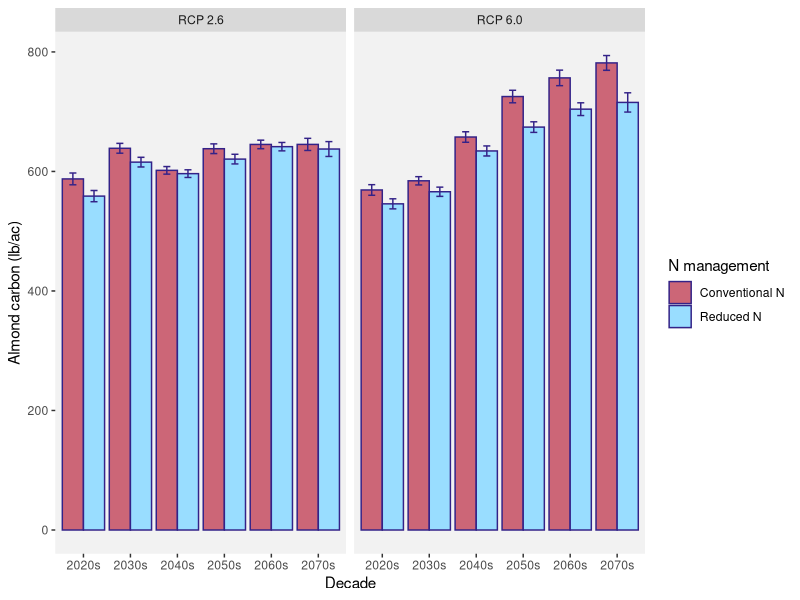
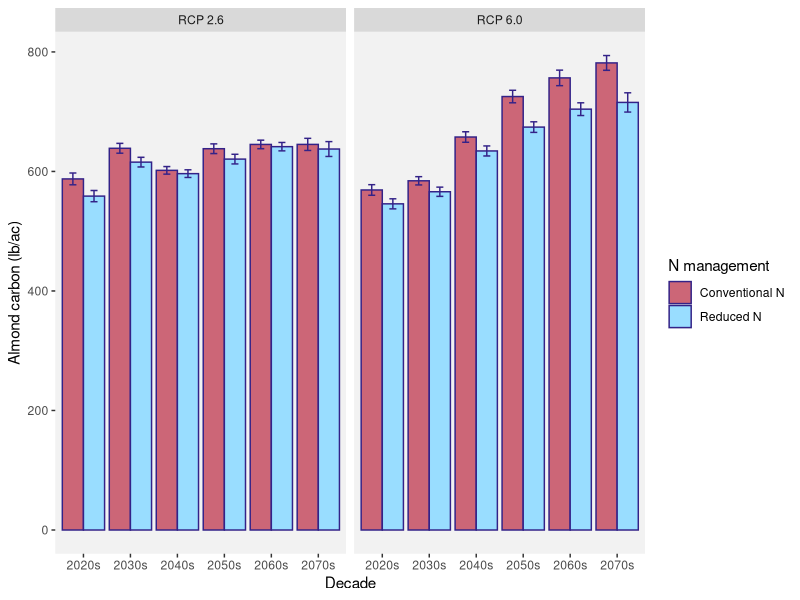
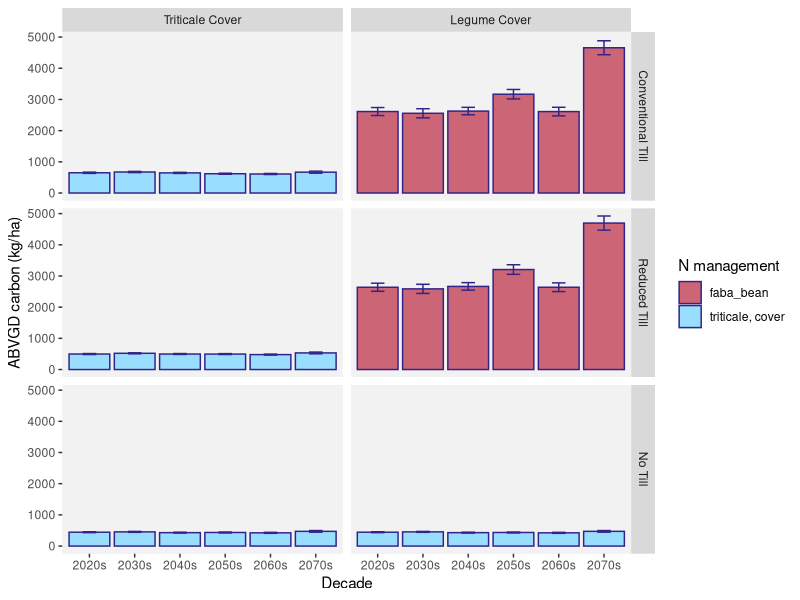
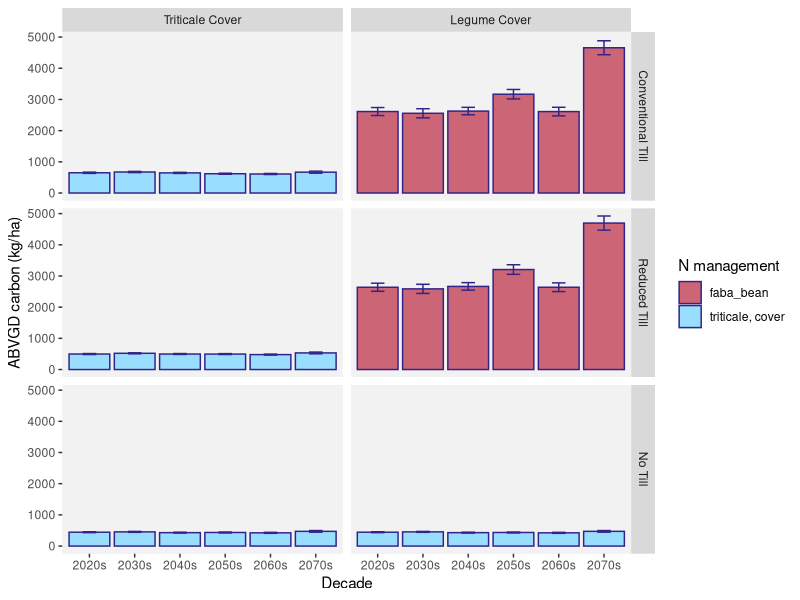

Here is the R script that generated these plots, in order:
# Biomass data from Regrow DNDC simulations
# this script adds some dummy variables to the data
# summarizes corn grain biomass C data by mean, se, cv
# makes bar charts by decade and summarizing across all years
# runs ANOVA to look for significant differences in mean and cv between till*cc*N management across all years

library(tidyverse) # has ggplot, dplyr, etc.
library(broom) # for glance()
# install.packages("car")
library(car) # for qqp
# install.packages("multcompView") 
library(multcompView) # for tukey HSD letters

################### EXTRACT DATA BY SITE (CAN SKIP UNLESS NEED TO UPDATE DATA FROM GOOGLE DRIVE)

# bm <- read.csv("data/biomass/biomass.csv")
# From Regrow's doc "AFT Final Delivery Modeling Notes"
# This file includes maximum aboveground biomass of each crop grown in each management system. 
# Management_name maps directly to the file yearly_outputs_post-weighting.csv as described in 3.2.

# Column Name       Unit          Description
# site_name         NA            String combination of one of the locations we simulated on. In the format of {x}_{y} where x refers to the region and y refers to the numeric id of that site. These will be of the format of h_{}, v_{}, a_{}, f_{}, IL-n_{}, IL-s_{} which represents the points for hops, vineyards, almonds, and forage, Illinois North, Illinois South respectively
# management_name   NA            Management code as associated with the simulations described in section 2.{x}.1
# climate_scenario  NA            Either ‘rcp26’ or ‘rcp60’ that were defined in section 1.2
# crop_system_name  NA            Name of the entire system results are for. Will be one of the following:  alfalfa, almond-a, almond-c, corn, corn-grain, corn-silage, grape-a, grape-c, hops-a, hops-c, soybean. Note that for the vine and tree crops the -c refers to the crop row, while the -a refers to the alley row.
# crop_name         NA            Name of crop within the rotation of crop system name. 
# Year              integer       Calendar year in which results are for.
# Grain.C.kgC.ha    kg C /ha      Kilograms of Carbon per hectare of grain as part of the crop.
# Leaf.C.kgC.ha     kg C /ha      Kilograms of Carbon per hectare of leaf as part of the crop
# Stem.C.kgC.ha     kg C /ha      Kilograms of Carbon per hectare of stem as part of the crop.

# interesting, so we need to convert kg C to kg dry biomass
# can probably find common %C of dry grain biomass


###############
###############
###############
############### START HERE

#######################   
#######################   (1) set up the data
#######################   

bmalm <- read.csv("data/biomass/biomass_almond.csv")

# DO NOT need to find literature values to convert kg C grain to kg grain.
# since we'll only be looking at them RELATIVE TO EACH OTHER, not absolute amounts...
# let's look at the C results for now
# 
# min(bmalm$Year) # 2013 --2013-2021 start up years, start at 2022
# max(bmalm$Year) # 2073

bmalm <- bmalm[bmalm$Year>2020,]

unique(bmalm$site_name) # 16 sites
unique(bmalm$region_name) # CA only
unique(bmalm$management_name) # "ct-nc" "nt-nc" "rt-nc" "cn"    "rn"    "ct-lc" "rt-lc" "ct-bc" "nt-bc" "nt-lc" "rt-bc"
# ct = conventional till  ---applies to alley
# nt = no till         ---applies to alley
# rt = reduced till    ---applies to alley
# -nc = no cover       ---applies to alley
# cn = conventional N  ---applies to crop row -- crop rows and alleys wer modeled separately
# so we will not be able to see the effect of cover crops and no till on almond biomass
# rn = reduced N       ---applies to crop row
# -lc = legume cover crop (Faba bean)       ---applies to alley
# -bc = basic (Triticale) cover crop        ---applies to alley
unique(bmalm$crop_system_name) # "almond-a" "almond-c"
# -a is the alley and -c is the crop

unique(bmalm$crop_name) # "fallow"           "almond"           "faba_bean"        "triticale, cover"

# make dummy factor for CT, RT, NT
bmalm$till <- ifelse(grepl("ct-", bmalm$management_name), "CT", 
                    ifelse(grepl("rt-", bmalm$management_name), "RT", 
                           ifelse(grepl("nt-", bmalm$management_name), "NT", "NA")))
# # check
# unique(bmalm$till)

b <- bmalm[bmalm$management_name %in% c("ct-lc", "rt-lc", "nt-lc"),]

# # check
# unique(bmalm$till)

# dummy for CC or NC
bmalm$cc <- ifelse(grepl("-nc", bmalm$management_name), "NC", 
                   ifelse(grepl("-bc", bmalm$management_name), "TC", 
                          ifelse(grepl("-lc", bmalm$management_name), "LC", "NA")))  #triticale, legume


# # check
# unique(bmalm$cc)

# dummy for N treatment
bmalm$nfert <- ifelse(grepl("cn", bmalm$management_name), "Conventional N", 
                     ifelse(grepl("rn", bmalm$management_name), "Reduced N", "NA"))

bmalm$fieldpart <- ifelse(grepl("-a", bmalm$crop_system_name), "alley", "crop")
# # check
# unique(bmalm$nfert)

# dummy for decade
bmalm$decade <- ifelse(bmalm$Year <2021, "2010s",
                      ifelse(bmalm$Year>=2021 & bmalm$Year <2031, "2020s",
                        ifelse(bmalm$Year>=2031 & bmalm$Year <2041, "2030s",
                          ifelse(bmalm$Year>=2041 & bmalm$Year <2051, "2040s",
                            ifelse(bmalm$Year>=2051 & bmalm$Year <2061, "2050s",
                              ifelse(bmalm$Year>=2061 & bmalm$Year <2071, "2060s", "2070s"))))))
# unique(bmalm$decade)


# # add in summer precip data -- only needed if doing regression analysis, not pursued at this time
# precip <- read.csv("data/climate data not large/precipIL.csv")
# 
# precip.summer <- precip[precip$season == "Summer",]
# precip.summer <- precip.summer[,c(1:3, 5:7)]
# colnames(precip.summer)[1:2] <- c("site_name", "climate_scenario")
# 
# bmalm <- left_join(bmalm, precip.summer, 
#                    relationship = "many-to-one", 
#                    by = join_by(site_name, climate_scenario, Year==year))


# unique(bmalm$management_name)


se <- function(x) sd(x) / sqrt(length(x))
cv <- function(x) sd(x) / mean(x)

# is the grain C biomass significantly different with High N vs Recommended N?
# let's look at biomass by decade
biomass_summary <- bmalm %>%
  group_by(climate_scenario,crop_name, cc, till, nfert, decade) %>%
  summarize(biomass_mean = mean(Grain.C.kgC.ha.), 
            biomass_se = se(Grain.C.kgC.ha.))

windows(xpinch=200, ypinch=200, width=5, height=5)

# convert kg/ha to lb/ac
biomass_summary$biomass_mean.lbac <- biomass_summary$biomass_mean*2.47105/2.20462
biomass_summary$biomass_se.lbac <- biomass_summary$biomass_se*2.47105/2.20462


ggplot(data=biomass_summary[biomass_summary$crop_name == "almond",],
       aes(x=decade, y=biomass_mean.lbac, fill=nfert)) +
  geom_bar(stat="identity", position=position_dodge(), color="#332288") +
  geom_errorbar(width=0.3, aes(ymin=biomass_mean.lbac - biomass_se.lbac, ymax=biomass_mean.lbac + biomass_se.lbac),  
                               position=position_dodge(0.9),
                                color="#332288") +
  facet_grid(cols=vars(factor(climate_scenario, levels=c("rcp26", "rcp60"))),
             # cols=vars(factor(cc, levels=c("CC", "NC"))),
             labeller = as_labeller(
               c(rcp26="RCP 2.6", rcp60="RCP 6.0"))) +
  xlab("Decade") +
  ylab("Almond carbon (lb/ac)") +
  scale_fill_manual(values=c("#CC6677","#99DDFF", "#44AA99" ), name="N management") +
  theme(
    panel.grid.minor=element_blank(), 
    panel.grid.major=element_blank(),
    panel.background = element_rect(fill = 'gray95'))

ggsave("plots/biomass/CA_alm_biomass_bars.png", width=8, height=5, dpi=300)



################ cover crop biomass in alleys
################ cover crop SOC low for Triticale, low for legume in no till, because low biomass?

bm_cover_sum <- bmalm %>%
  filter(crop_name %in% c("faba_bean", "triticale, cover")) %>%
  group_by(climate_scenario,crop_name, till, cc, nfert, decade) %>%
  summarize(biomass_mean = mean(Grain.C.kgC.ha.+Leaf.C.kgC.ha.+Stem.C.kgC.ha.),  # all aboveground biomass for cover crops 
            biomass_se = se(Grain.C.kgC.ha.+Leaf.C.kgC.ha.+Stem.C.kgC.ha.))  


windows(xpinch=200, ypinch=200, width=5, height=5)

ggplot(data=bm_cover_sum[bm_cover_sum$climate_scenario=="rcp60",],  
       aes(x=decade, y=biomass_mean, fill=crop_name)) +
  geom_bar(stat="identity", position=position_dodge(), color="#332288") +
  geom_errorbar(width=0.3, aes(ymin=biomass_mean - biomass_se, ymax=biomass_mean + biomass_se),  
                position=position_dodge(0.9),
                color="#332288") +
  facet_grid(rows=vars(factor(till, levels=c("CT", "RT", "NT"))),
             cols=vars(factor(cc, levels=c("TC", "LC"))),
             labeller = as_labeller(
               c(CT="Conventional Till", RT="Reduced Till", NT="No Till", 
                 TC= "Triticale Cover", LC="Legume Cover"))) +
  xlab("Decade") +
  ylab("ABVGD carbon (kg/ha)") +
  scale_fill_manual(values=c("#CC6677","#99DDFF", "#44AA99" ), name="N management") +
  theme(
    panel.grid.minor=element_blank(), 
    panel.grid.major=element_blank(),
    panel.background = element_rect(fill = 'gray95'))

ggsave("plots/biomass/CA_alm_coverbiomass_bars.png", width=8, height=5, dpi=300)
